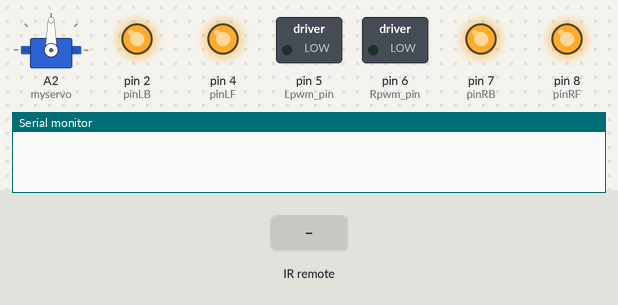
Recording of a sketch running on a simulated Arduino Uno, built with avr-gcc and run on an emulated ATmega328P. Shown: servo, switched loads named in the sketch (green lamp = pin HIGH), output pins drawn as LEDs (lit = HIGH), the last lines printed to the serial monitor. The inputs (shaded band) are chosen by the test bench.

Above: at 1.2 s.
1.3 s: infrared code 0x00FF629D received
At 2.5 s:
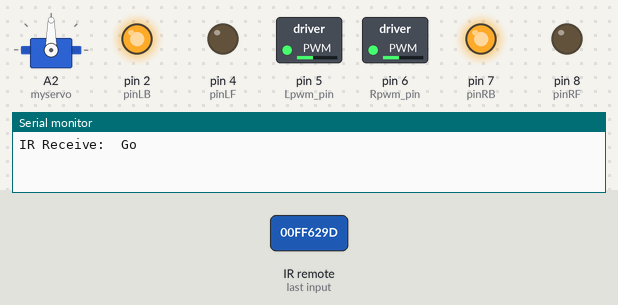
2.9 s: infrared code 0x00FFA857 received
At 3.8 s:
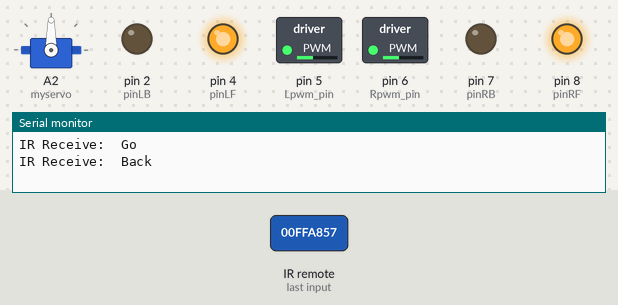
4.6 s: infrared code 0x00FF22DD received
At 5.0 s:
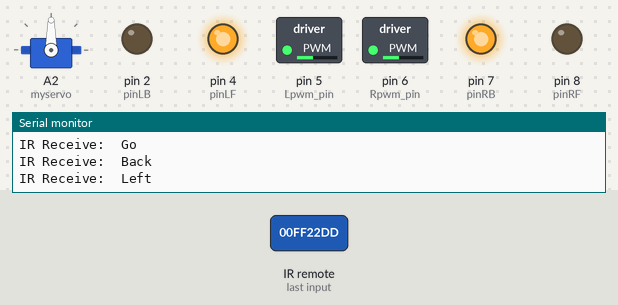
6.2 s: infrared code 0x00FFC23D received
At 7.4 s:
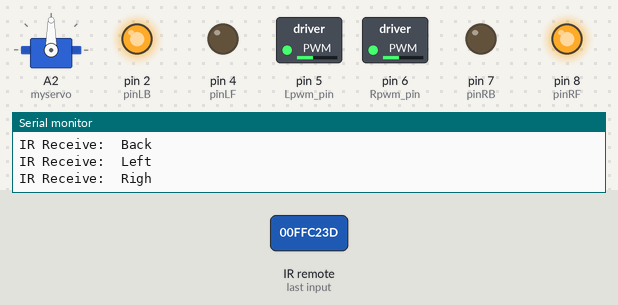
7.8 s: infrared code 0x00FF02FD received
At 8.6 s:
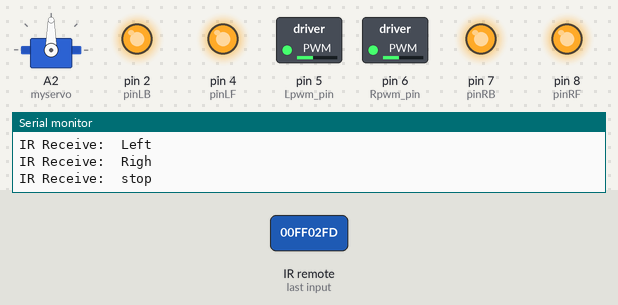
Timing chart, 0 to 10.5 s (numbered marks = the images above; inputs shaded):
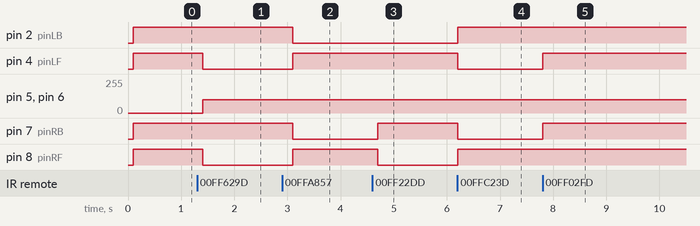

The sketch:

syang263_custom_lab.ino
```cpp
/*
Author: Siqi Yang
Date: 12/10/2022
*/
#include <IRremote.h>
#include <Servo.h>
//IR contro
int RECV_PIN = 12;
unsigned long Key;
#define IR_Go 0x00ff629d
#define IR_Back 0x00ffa857
#define IR_Left 0x00ff22dd
#define IR_Right 0x00ffc23d
#define IR_Stop 0x00ff02fd
#define IR_State 0x00ff42bd
IRrecv irrecv(RECV_PIN);
decode_results results;
//Ultrasonic
int Echo_Pin = A0;
int Trig_Pin = A1;
volatile int D_mix;
volatile int D_mid;
volatile int D_max;
volatile int Front_Distance;
volatile int Left_Distance;
volatile int Right_Distance;
volatile int Right_IR_Value;
volatile int Left_IR_Value;
//motor and servo control
Servo myservo;
#define Lpwm_pin 5
#define Rpwm_pin 6
int pinLB = 2;
int pinLF = 4;
int pinRB = 7;
int pinRF = 8;
bool operationFlag = false;
int motorState = 0;
typedef struct task {
  int state;
  unsigned long period;
  unsigned long elapsedTime;
  int (*TickFct)(int);
} task;

const unsigned short tasksNum = 4;
task tasks[tasksNum];

enum SM1_States { SM1_INIT,on1};
int SM1_Tick(int state1) {
  switch (state1) {
    case SM1_INIT:
      state1 = on1;
      break;
    case on1:
      state1 = on1;
      break;
    default:
      break;
  }
  switch (state1) {
    case SM1_INIT:
      state1 = on1;
      break;
    case on1:
      if (irrecv.decode(&results)) {
        Key = results.value;
        irrecv.resume();
      }
      break;
    default:
      break;
  }
  return state1;
}

enum SM2_States { SM2_INIT, on2};
int SM2_Tick(int state2) {
  switch (state2) {
    case SM2_INIT:
      state2 = on2;
      break;
    case on2:
      state2 = on2;
      break;
    default:
      break;
  }
  switch (state2) {
    case SM2_INIT:
      state2 = on2;
      break;
    case on2:
      if (Key == IR_State) {
        operationFlag = !operationFlag;
        if (operationFlag == true) {
          Serial.println("Auto");
        }
        else{
          Serial.println("Manuel");
          motorState = 0;
        }
        Serial.println("IR Receive:  *");
      }
      else{
        if (operationFlag == false) {
          switch (Key) {
            case IR_Go:
              motorState = 1;
              Serial.println("IR Receive:  Go");
              break;
            case IR_Back:
              motorState = 2;
              Serial.println("IR Receive:  Back");
              break;
            case IR_Left:
              motorState = 3;
              Serial.println("IR Receive:  Left");
              break;
            case IR_Right:
              motorState = 4;
              Serial.println("IR Receive:  Righ");
              break;
            case IR_Stop:
              motorState = 0;
              Serial.println("IR Receive:  stop");
              break;
            default:
              break;
          }
        }
      }
      break;
    default:
      break;
  }
  Key = 0;
  return state2;
}
float checkdistance() {
  digitalWrite(Trig_Pin, LOW);
  delayMicroseconds(2);
  digitalWrite(Trig_Pin, HIGH);
  delayMicroseconds(10);
  digitalWrite(Trig_Pin, LOW);
  float distance = pulseIn(Echo_Pin, HIGH) / 58.00;
  delay(10);
  return distance;
}
enum SM3_States { SM3_INIT,on3};
int SM3_Tick(int state3) {
  switch (state3) {
    case SM3_INIT:
      state3 = on3;
      break;
    case on3:
      state3 = on3;
      break;
    default:
      break;
  }
  switch (state3) {
    case SM3_INIT:
      state3 = on3;
      break;
    case on3:
      if (operationFlag == true) {
        Front_Distance = checkdistance();
        Serial.println(Front_Distance);
        if ((Front_Distance < 35) && (Front_Distance > 0)) {
          motorState = 0;
          delay(100);
          myservo.write(180);
          delay(500);
          Left_Distance = checkdistance();
          delay(100);
          myservo.write(0);
          delay(500);
          Right_Distance = checkdistance();
          delay(100);
          if (Left_Distance > Right_Distance) {
            motorState = 3;
            myservo.write(90);
            delay(100);
          }
          else {
            motorState = 4;
            myservo.write(90);
            delay(100);
          }
        }
        else{
          motorState = 1;
        }
      }
      break;
    default:
      break;
  }

  return state3;
}
enum SM4_States {SM4_INIT,on4,stop = 0,up,back,left,right};
int SM4_Tick(int state4) {
  switch (state4) {
    case SM4_INIT:
      state4 = on4;
      break;
    case on4:
      state4 = on4;
      break;
    default:
      break;
  }
  switch (state4) {
    case SM4_INIT:
      state4 = on4;
      break;
    case on4:
      switch (motorState) {
        case stop:
          digitalWrite(pinRB, HIGH);
          digitalWrite(pinRF, HIGH);
          digitalWrite(pinLB, HIGH);
          digitalWrite(pinLF, HIGH);
          break;
        case up:
          digitalWrite(pinRB, HIGH);
          digitalWrite(pinRF, LOW);
          digitalWrite(pinLB, HIGH);
          digitalWrite(pinLF, LOW);
          analogWrite(Lpwm_pin, 100);
          analogWrite(Rpwm_pin, 100);
          break;
        case back:
          digitalWrite(pinRB, LOW);
          digitalWrite(pinRF, HIGH);
          digitalWrite(pinLB, LOW);
          digitalWrite(pinLF, HIGH);
          analogWrite(Lpwm_pin, 100);
          analogWrite(Rpwm_pin, 100);
          break;
        case left:
          digitalWrite(pinRB, HIGH);
          digitalWrite(pinRF, LOW);
          digitalWrite(pinLB, LOW);
          digitalWrite(pinLF, HIGH);
          analogWrite(Lpwm_pin, 100);
          analogWrite(Rpwm_pin, 100);
          break;
        case right:
          digitalWrite(pinRB, LOW);
          digitalWrite(pinRF, HIGH);
          digitalWrite(pinLB, HIGH);
          digitalWrite(pinLF, LOW);
          analogWrite(Lpwm_pin, 100);
          analogWrite(Rpwm_pin, 100);
          break;
        default:
          break;
      }
      break;
    default:
      break;
  }
  return state4;
}
void setup() {
  unsigned char i = 0;
  tasks[i].state = SM1_INIT;
  tasks[i].period = 100;
  tasks[i].elapsedTime = 0;
  tasks[i].TickFct = &SM1_Tick;
  i++;
  tasks[i].state = SM2_INIT;
  tasks[i].period = 100;
  tasks[i].elapsedTime = 0;
  tasks[i].TickFct = &SM2_Tick;
  i++;
  tasks[i].state = SM3_INIT;
  tasks[i].period = 200;
  tasks[i].elapsedTime = 0;
  tasks[i].TickFct = &SM3_Tick;
  i++;
  tasks[i].state = SM4_INIT;
  tasks[i].period = 100;
  tasks[i].elapsedTime = 0;
  tasks[i].TickFct = &SM4_Tick;
  Serial.begin(9600);
  myservo.attach(A2);
  D_mix = 10;
  D_mid = 20;
  D_max = 100;
  Front_Distance = 0;
  Left_Distance = 0;
  Right_Distance = 0;
  myservo.write(90);
  pinMode(pinLB, OUTPUT);
  pinMode(pinLF, OUTPUT);
  pinMode(pinRB, OUTPUT);
  pinMode(pinRF, OUTPUT);
  pinMode(Lpwm_pin, OUTPUT);
  pinMode(Rpwm_pin, OUTPUT);
  pinMode(Trig_Pin, OUTPUT);
  pinMode(Echo_Pin, INPUT);
  irrecv.enableIRIn();
  Serial.begin(9600);
}

void loop() {
  unsigned char i;
  for (i = 0; i < tasksNum; ++i) {
    if ((millis() - tasks[i].elapsedTime) >= tasks[i].period) {
      tasks[i].state = tasks[i].TickFct(tasks[i].state);
      tasks[i].elapsedTime = millis();
    }
  }
}
```

Measured:
- after the input at 1.3 s, pin 4 (pinLF), pin 8 (pinRF): HIGH → LOW after 0.10 s; pin 5 (Lpwm_pin), pin 6 (Rpwm_pin): 0/255 → 100/255 after 0.10 s
- after the input at 2.9 s, pin 2 (pinLB), pin 7 (pinRB): HIGH → LOW after 0.20 s; pin 4 (pinLF), pin 8 (pinRF): LOW → HIGH after 0.20 s
- after the input at 4.6 s, pin 7 (pinRB): LOW → HIGH after 0.10 s; pin 8 (pinRF): HIGH → LOW after 0.10 s
- after the input at 6.2 s, pin 2 (pinLB), pin 8 (pinRF): LOW → HIGH at once; pin 4 (pinLF), pin 7 (pinRB): HIGH → LOW at once
- after the input at 7.8 s, pin 4 (pinLF), pin 7 (pinRB): LOW → HIGH at once
